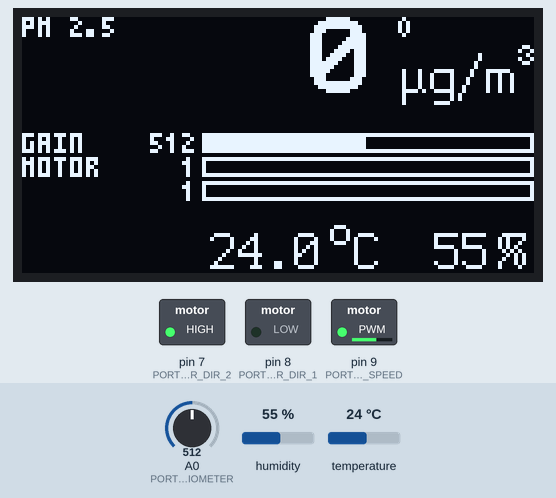
A sketch run on a simulated Arduino Uno, built with avr-gcc and run on an emulated ATmega328P. Shown: 128×64 one-colour display, switched loads named in the sketch (green lamp = pin HIGH). Inputs (shaded band) come from the test bench; at power-on: humidity 55 %, A0 (PORT__POTENTIOMETER) = 512, temperature 24 °C.

Above: at 2.1 s.
2.2 s: humidity set to 22 %
At 4.1 s:
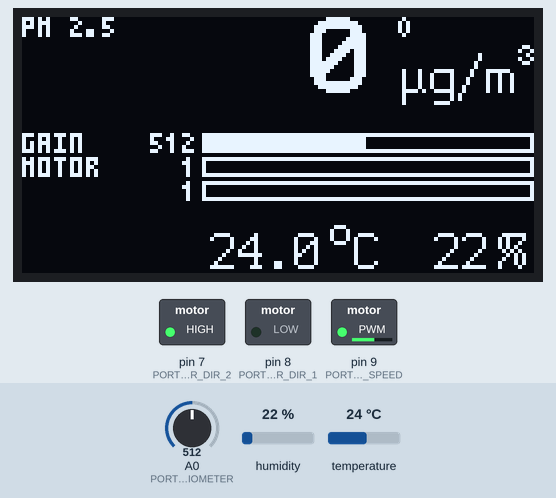
4.4 s: A0 (PORT__POTENTIOMETER) set to 490
At 6.8 s:
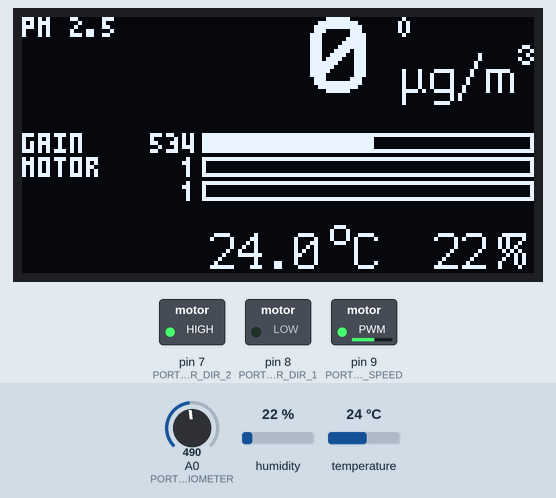
7.1 s: temperature set to 12 °C
At 9.4 s:
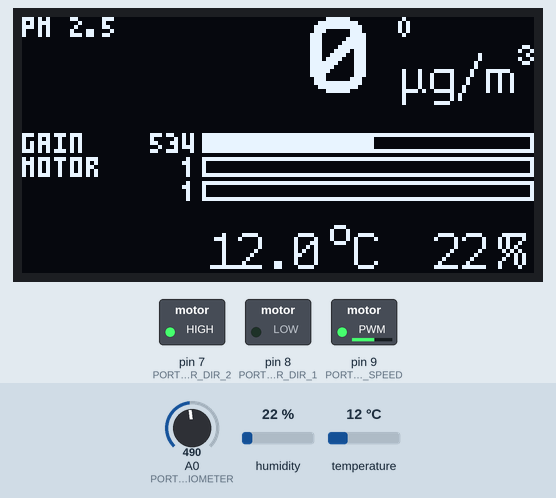
9.7 s: A0 (PORT__POTENTIOMETER) set to 511
At 12.1 s:
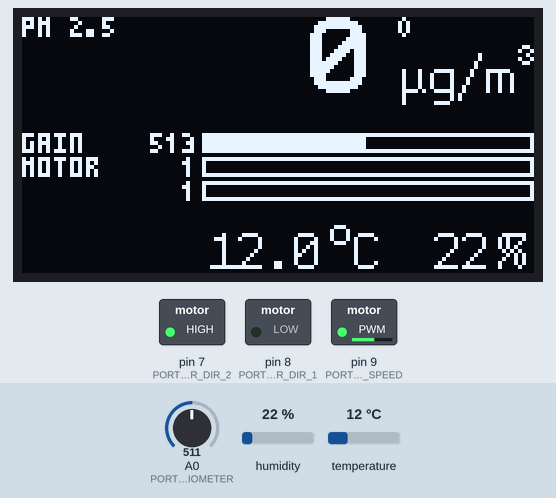
12.4 s: humidity set to 40 %
At 14.0 s:
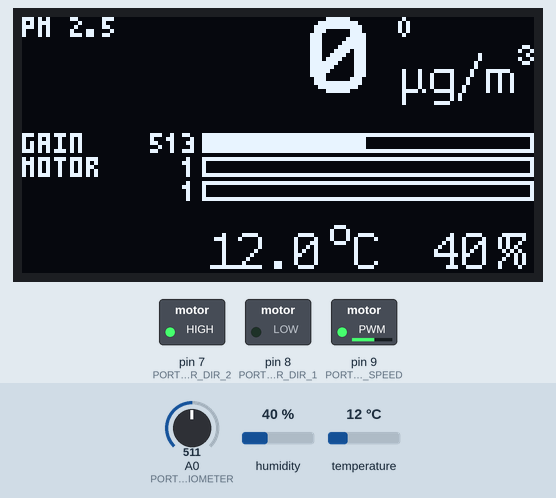
15.1 s: A0 (PORT__POTENTIOMETER) set to 306
At 17.0 s:
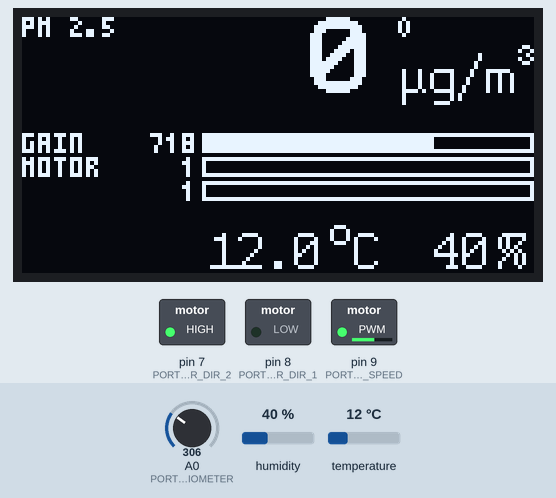
Timing chart, 0 to 18.5 s (numbered marks = the images above; inputs shaded):
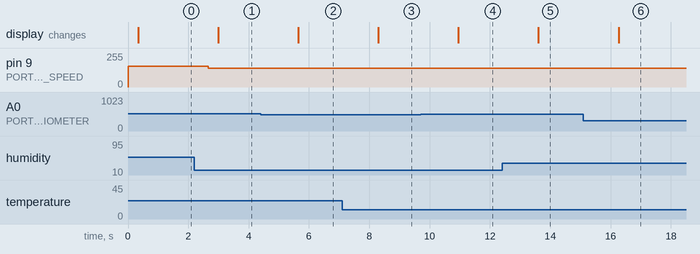

Measured:
- after the input at 2.2 s, the display: changes after 0.79 s (image 1)
- after the input at 4.4 s, the display: changes after 1.2 s (image 2)
- after the input at 7.1 s, the display: changes after 1.2 s (image 3)
- after the input at 9.7 s, the display: changes after 1.2 s (image 4)
- after the input at 12.4 s, the display: changes after 1.2 s (image 5)
- after the input at 15.1 s, the display: changes after 1.2 s (image 6)

The sketch:

sketch_purifier.ino
```cpp
#include "U8glib.h" // display
#include "DHT.h" // temperature and humidity
#include <SoftwareSerial.h>

// port of dht sensor (digital)
#define PORT_____SENSOR_DHT 4

// port of potentiometer (analog)
#define PORT__POTENTIOMETER A0

// ports of dust sensor (digital)
#define PORT_SENSOR_DUST_RX 3
#define PORT_SENSOR_DUST_TX 2

// ports of motor controller (digital, 9 is pwm)
// ports 9 and 10 appear to be connected by the underlying timer, so 10 should probably be left alone
#define PORT____MOTOR_SPEED 9
#define PORT____MOTOR_DIR_1 8
#define PORT____MOTOR_DIR_2 7

// initialize display (see documentation at https://www.velleman.eu/products/view/?id=460516)
U8GLIB_SSD1306_128X64 u8g(U8G_I2C_OPT_NO_ACK);

// initialize dust sensor
SoftwareSerial SENSOR_DUST = SoftwareSerial(PORT_SENSOR_DUST_RX, PORT_SENSOR_DUST_TX);
char BUFFER_SENSOR_DUST[128];

// initialize dht sensor
DHT SENSOR_DHT(PORT_____SENSOR_DHT, DHT22); // DHT22 is a global coming with DHT.h include

// vertical position of PM2.5 value on display
const int DISPLAY_TEXT_A = 19;
// vertical position of °C and %RH value on display
const int DISPLAY_TEXT_B = 63;

const int DISPLAY_LINE_A = 33;
const int DISPLAY_LINE_B = 39;
const int DISPLAY_LINE_C = 45;

// used for formatting strings with leading zeros
const String STRING_PAD_BLANK_4 = "   ";
const String STRING_PAD_BRACK_4 = "          ";
char CHAR_BUF[32];

// current value of the potentiometer (on a range from 0-1023)
int valuePoti = 0;

// current PM2.5 sensor value
int valueIndexPm25 = 0;
int valuePm25 = 0;
int valueArrayPm25[10];

// current DHT sensor values
int valueHumidity = 0;
float valueTemperature = 0;

// a timestamp where the motor power can be reduced after a startup
long tsMotorStart = -1;
int valueMotorMin = 0;
int valueMotorMax = 511;

// current motor value (on a range from 0-1023), needs to be mapped to valueMotorMin (as of calibration) and valueMotorMax
int valueMotorCur = 0;
int valueMotorDst = 0;

void setup(void) {

  // set baud rate for serial monitor (for development)
  Serial.begin(9600);

  // does nothing
  setupPotentionmeter();

  // have the display ready to show calibration info
  setupDisplay();

  // get the dust sensor up
  setupSensorDust();
  setupSensorDht();

  // setup motor
  setupMotor();

}

/*
 * setup anything potentiometer related (nothing currently)
 */
void setupPotentionmeter() {
  // do nothing
}

/*
 * start the display
 */
void setupDisplay() {
  u8g.setRot180(); // flip screen
  u8g.setColorIndex(1); // u8g.getMode() = U8G_MODE_BW
}

void setupMotor() {

  // Mehr Infos: https://arduino-projekte.webnode.at/registerprogrammierung/fast-pwm/
  // Löschen der Timer/Counter Control Register A und B
  TCCR1A = 0;
  TCCR1B = 0;

  // TODO :: re-check values from documentation
  TCCR1A |= (1 << WGM11);
  TCCR1B |= (1 << WGM12);

  // Vorteiler auf 1 setzen (?)
  TCCR1B |= (1 << CS10);

  // Nichtinvertiertes PWM-Signal setzen
  TCCR1A |= (1 << COM1A1);

   // PWM-Pin 9 als Ausgang definieren
  DDRB |= (1 << DDB1);

  // set pin modes for motor ports
  pinMode(PORT____MOTOR_SPEED, OUTPUT);
  pinMode(PORT____MOTOR_DIR_1, OUTPUT);
  pinMode(PORT____MOTOR_DIR_2, OUTPUT);

  startMotor();

}

void startMotor() {
  tsMotorStart = millis();
  valueMotorMin = 310; // have a short period of higher power to ensure proper startup
  digitalWrite(PORT____MOTOR_DIR_1, LOW);
  digitalWrite(PORT____MOTOR_DIR_2, HIGH);
}

/**
  * start the dust sensor (port modes and actual start by baud rate)
  */
void setupSensorDust() {
  pinMode(PORT_SENSOR_DUST_RX, INPUT);
  pinMode(PORT_SENSOR_DUST_TX, OUTPUT);
  SENSOR_DUST.begin(9600);
}

/**
  * start the dht sensor (by calling api method)
  */
void setupSensorDht() {
  SENSOR_DHT.begin();
}

/**
  * maps the motor value (0-1023) into the valid motor power range (valueMotorMin -> valueMotorMax)
  */
void applyMotorSpeed() {
  OCR1A = map(valueMotorCur, 0, 1023, valueMotorMin, valueMotorMax);
}

void loop(void) {

  readPotentiometer();

  // after a startup period - settle valueMotorMin
  if (millis() > tsMotorStart + 2000) {
    valueMotorMin = 285;
  }

  // read dust sensor value
  readSensorDust();
  // read temperature and humidity
  readSensorDht();

  calculateMotorValue();
  applyMotorSpeed();

  u8g.firstPage();
  do {
    redrawDisplayLoop();
  } while (u8g.nextPage());

  delay(1000);

}

/**
  * read (and invert) the potentiometer value, so 0 is on the very ccw position
  */
void readPotentiometer() {
  valuePoti = 1023 - analogRead(PORT__POTENTIOMETER);
}

/**
  * from dust sensor and potentiometer value calculate motor value
  * https://www.desmos.com/calculator/5439cjbsf8
  */
void calculateMotorValue() {
  float p = map(valuePoti, 0, 1023, 200, 800) / 1000.0f; // map potentiometer to 0.2 -> 0.8
  float k = 1/p - 1;
  float b = min(valuePm25, 500.0f) / 500.0f; // convert sensor value to 0 -> 1 (mapping 0 to 0, 250 to 1)
  valueMotorDst = pow(b, k) * 1023;
  // increment motor value in small steps to get smooth increase of motor power
  if (valueMotorDst > valueMotorCur) {
    valueMotorCur = min(valueMotorCur + min(3, 1 + ((valueMotorDst - valueMotorCur) >> 5)), valueMotorDst);
  } else if (valueMotorDst < valueMotorCur) {
    valueMotorCur = max(valueMotorCur - min(12, 1 + ((valueMotorCur - valueMotorDst) >> 5)), valueMotorDst);
  }
}

/**
  * read a sample from the dust sensor and store into value buffer
  * @return true if the sensor value changed with this call
  */
void readSensorDust() {

  if (SENSOR_DUST.available()) {

    SENSOR_DUST.readBytes(BUFFER_SENSOR_DUST, SENSOR_DUST.available());

    int samplePm25 = int((unsigned char)(BUFFER_SENSOR_DUST[12]) << 8 | (unsigned char)(BUFFER_SENSOR_DUST[13]));
    if (!isnan(samplePm25) && samplePm25 >= 0 && samplePm25 < 500) {

      valueIndexPm25 = ++valueIndexPm25 % 10;
      // store at current position
      valueArrayPm25[valueIndexPm25] = samplePm25;

      // clone value array
      int _valueArrayPm25[10];
      for (int i = 0; i < 10; i++) {
        _valueArrayPm25[i] = valueArrayPm25[i];
      }

      // sort the cloned array
      for (int i = 0; i < 9; i++) {
        for (int j = i + 1; j < 10; j++) {
          if (_valueArrayPm25[i] > _valueArrayPm25[j]) {
            int swap = _valueArrayPm25[i];
            _valueArrayPm25[i] = _valueArrayPm25[j];
            _valueArrayPm25[j] = swap;
          }
        }
      }

      // reassign current value (dropping 2 smallest and 2 largest readings)
      valuePm25 = 0;
      for (int i = 2; i < 8; i++) {
        valuePm25 += valueArrayPm25[i];
      }
      valuePm25 = valuePm25 / 6;

    }

  }

}

/**
  * read and store temperature and humidity
  */
void readSensorDht() {
  float sampleHumidity = SENSOR_DHT.readHumidity();
  float sampleTemperature = SENSOR_DHT.readTemperature();
  if (!isnan(sampleHumidity)) {
    valueHumidity = sampleHumidity;
  }
  if (!isnan(sampleTemperature)) {
    valueTemperature = sampleTemperature;
  }
}


/**
  * pad a fixed number into a 4 character long string stored in CHAR_BUF
  */
void padSpace4(int number) {
  int noPadChars = floor(log10(number));
  String padded = STRING_PAD_BLANK_4.substring(noPadChars);
  padded += number;
  padded.toCharArray(CHAR_BUF, 32);
}

void padBrack4(String prefix, int number) {
  int noPadChars = (number == 0 ? 0 : floor(log10(number))) + prefix.length();
  String padded = prefix;
  padded += STRING_PAD_BRACK_4.substring(noPadChars);
  padded += number;
  padded.toCharArray(CHAR_BUF, 32);
}

void padFloat(float number) {
  dtostrf(number, 4, 1, CHAR_BUF);
}

void redrawDisplayLoop() {

  u8g.setFont(u8g_font_profont29);

  padSpace4(valuePm25);
  u8g.drawStr(24, DISPLAY_TEXT_A, CHAR_BUF);

  // switch to smaller font
  u8g.setFont(u8g_font_profont15);
  u8g.drawStr(95, DISPLAY_TEXT_A, "\xb5g/m\xb3");

  padFloat(valueTemperature);
  u8g.drawStr(47, DISPLAY_TEXT_B, CHAR_BUF);
  u8g.drawStr(76, DISPLAY_TEXT_B, "\xb0");
  u8g.drawStr(83, DISPLAY_TEXT_B, "C");

  padSpace4(valueHumidity);
  u8g.drawStr(89, DISPLAY_TEXT_B, CHAR_BUF);
  u8g.drawStr(119, DISPLAY_TEXT_B, "%");

  float lineWidthBase = 83.0f;

  int lineWidthA = valuePoti * lineWidthBase / 1023;
  int lineWidthB = valueMotorCur * lineWidthBase / 1023;
  int lineWidthC = valueMotorDst * lineWidthBase / 1023;

  u8g.drawFrame(45, DISPLAY_LINE_A - 4, lineWidthBase, 5);
  u8g.drawBox(45, DISPLAY_LINE_A - 4, lineWidthA, 5);
  u8g.drawFrame(45, DISPLAY_LINE_B - 4, lineWidthBase, 5);
  u8g.drawBox(45, DISPLAY_LINE_B - 4, lineWidthB, 5);
  u8g.drawFrame(45, DISPLAY_LINE_C - 4, lineWidthBase, 5);
  u8g.drawBox(45, DISPLAY_LINE_C - 4, lineWidthC, 5);

  u8g.setFont(u8g_font_micro);

  padBrack4("GAIN", valuePoti + 1);
  u8g.drawStr(0, DISPLAY_LINE_A + 1, CHAR_BUF);

  padBrack4("MOTOR", valueMotorCur + 1);
  u8g.drawStr(0, DISPLAY_LINE_B + 1, CHAR_BUF);

  padBrack4("", valueMotorDst + 1);
  u8g.drawStr(0, DISPLAY_LINE_C + 1, CHAR_BUF);

  u8g.drawStr(0, 5, "PM 2.5");
  String(valueArrayPm25[valueIndexPm25]).toCharArray(CHAR_BUF, 32);
  u8g.drawStr(94, 5, CHAR_BUF);

}
```
